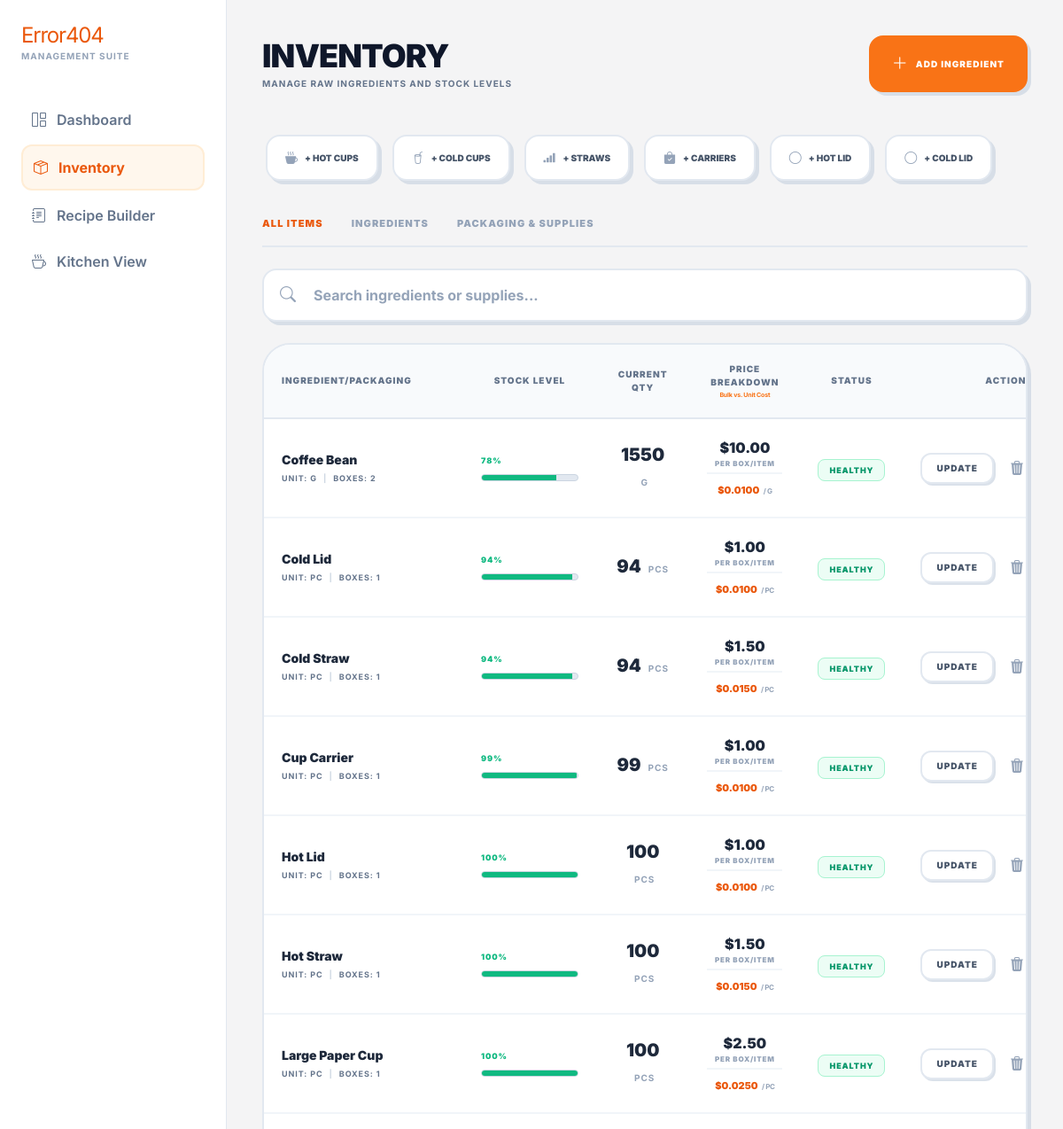
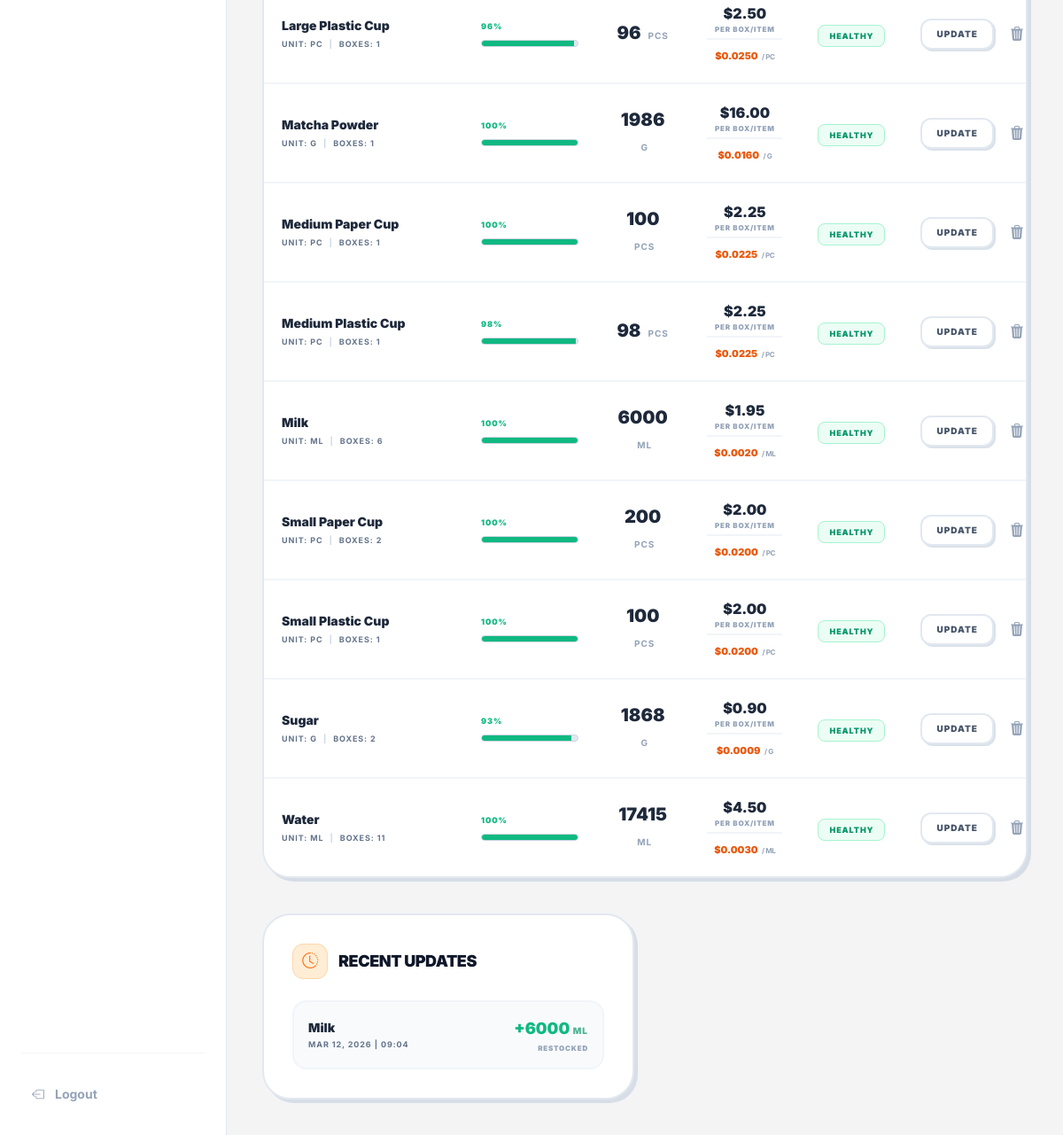
The app's page /inventory/, older data (2 pictures, top to bottom).
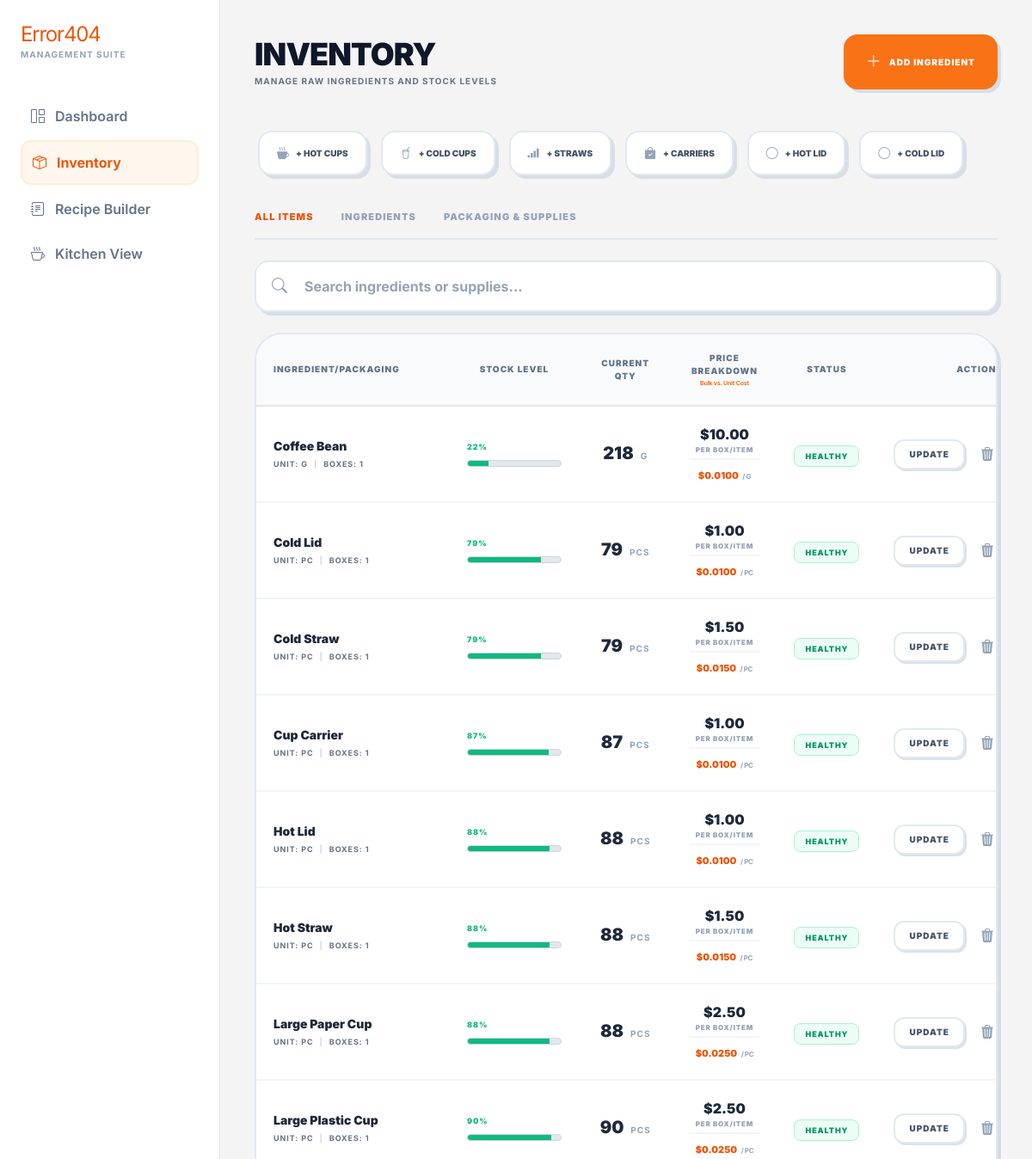
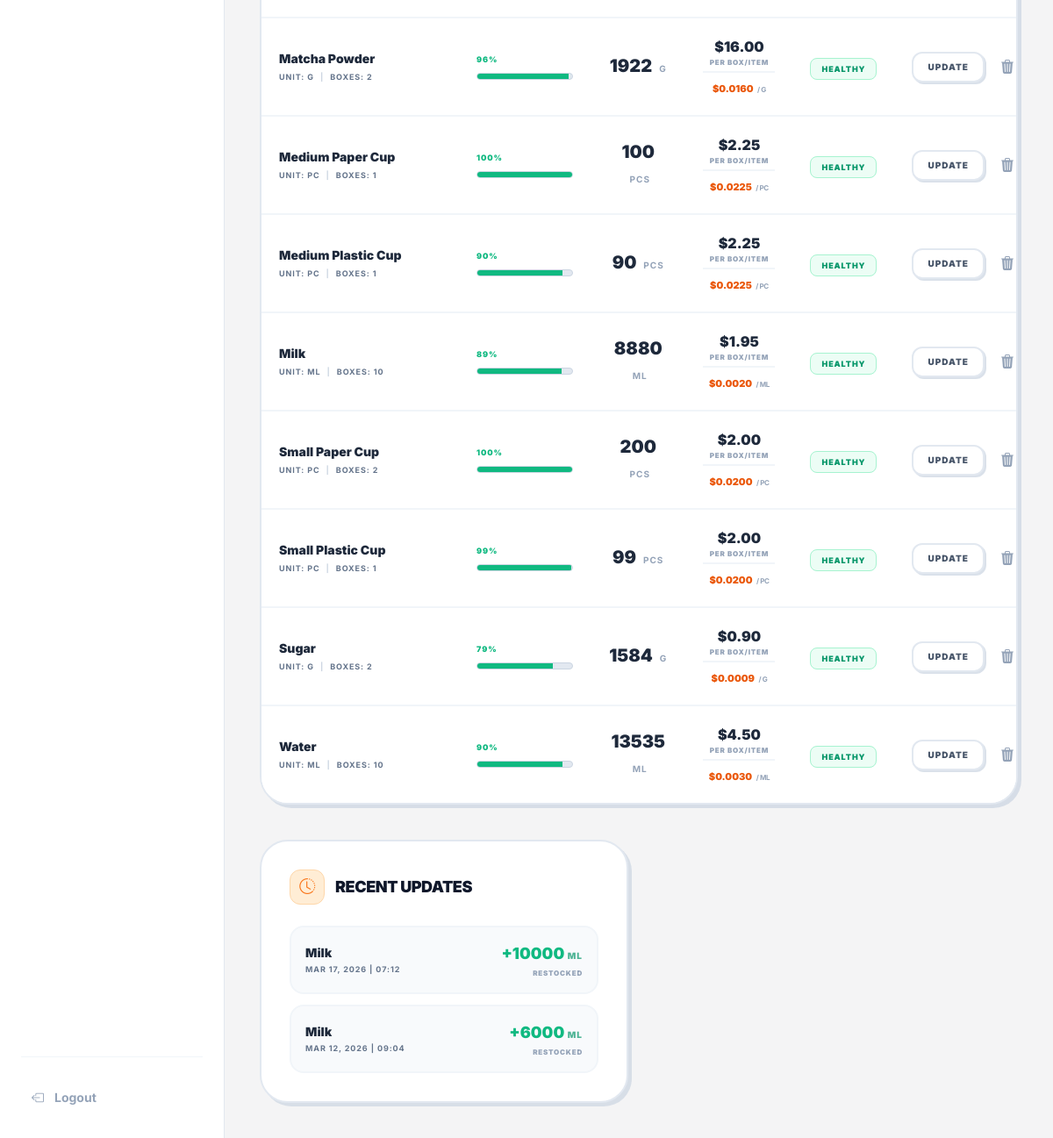
The same page, newer data (2 pictures, top to bottom).
### sales/models.py (models this page shows, shortened)
class Ingredient(models.Model):
    PACKAGING_CHOICES = (
        ('HOT_CUP', 'Hot Cup'),
        ('COLD_CUP', 'Cold Cup'),
        ('HOT_STRAW', 'Hot Straw'),
        ('COLD_STRAW', 'Cold/Frappe Straw'),
        ('CARRIER', 'Plastic Carrier'),
        ('HOT_LID', 'Hot Lid'),
        ('COLD_LID', 'Cold Lid'),
        ('NONE', 'None'),
    )
    name = models.CharField(max_length=100)
    stock_quantity = models.DecimalField(max_digits=10, decimal_places=2, default=0.00)
    initial_stock_per_item = models.DecimalField(max_digits=10, decimal_places=2, default=0.00)
    items_count = models.IntegerField(default=1)
    max_stock = models.DecimalField(max_digits=10, decimal_places=2, default=1000.00)
    unit = models.CharField(max_length=10)
    unit_cost = models.DecimalField(max_digits=10, decimal_places=5, default=0.00)
    last_purchase_price = models.DecimalField(max_digits=10, decimal_places=2, default=0)
    is_packaging = models.BooleanField(default=False)
    packaging_type = models.CharField(max_length=20, choices=PACKAGING_CHOICES, default='NONE')
    @property
    def stock_percent(self):
        capacity_from_boxes = self.initial_stock_per_item * self.items_count
        total_capacity = capacity_from_boxes if capacity_from_boxes > 0 else self.max_stock
        if total_capacity > 0:
            percentage = (self.stock_quantity / total_capacity) * 100
            return float(min(percentage, 100))
        return 0
    @property
    def is_low_stock(self):
        return self.stock_percent < 20

class StockHistory(models.Model):
    ingredient = models.ForeignKey(Ingredient, on_delete=models.CASCADE, related_name='history')
    amount_added = models.DecimalField(max_digits=10, decimal_places=2)
    created_at = models.DateTimeField(auto_now_add=True)
    class Meta:
        ordering = ['-created_at'] # Shows newest updates first

### sales/views.py (the view, shortened to what this page needs)
# urls.py: path('inventory/', views.inventory_list, name='inventory_list'),
def inventory_list(request):
    ingredients = Ingredient.objects.all().order_by('name')
    recent_history = StockHistory.objects.order_by('-created_at')[:10]
    return render(request, 'inventory.html', {
        'ingredients': ingredients,
        'recent_history': recent_history
    })

### sales/templates/inventory.html (shortened to what the changed rows need)
<!DOCTYPE html>
<html lang="en">
<head>
    <script src="https://cdn.tailwindcss.com"></script>
    <link rel="stylesheet" href="https://cdn.jsdelivr.net/npm/bootstrap-icons@1.11.1/font/bootstrap-icons.css">
</head>
<body class="bg-[#F4F4F5] text-slate-800 flex flex-col md:flex-row min-h-screen">
    <aside id="sidebar" class="fixed inset-y-0 left-0 w-64 shrink-0 bg-white border-r border-slate-200 p-6 flex flex-col transform -translate-x-full md:translate-x-0 transition-transform duration-300 ease-in-out z-[150] md:sticky md:top-0 md:h-screen">
        <div class="mb-10">
            <h1 class="text-2xl font-800 tracking-tighter text-orange-600">Error404</h1>
        </div>
    </aside>
    <main class="flex-1 w-full p-4 md:p-8 lg:p-10 overflow-y-auto overflow-x-hidden custom-scrollbar max-w-[1600px] mx-auto min-w-0">
        <header class="mb-8 md:mb-10 flex flex-col md:flex-row justify-between items-start md:items-center gap-4">
            <div>
                <h1 class="text-3xl md:text-4xl font-black tracking-tight text-slate-900 uppercase">Inventory</h1>
            </div>
        </header>
        <div class="bg-white rounded-[2rem] border-2 border-slate-200 bento-card overflow-hidden mb-10">
            <div class="overflow-x-auto custom-scrollbar">
                <table class="w-full text-left border-collapse min-w-[900px]">
                    <thead>
                        <tr class="border-b-2 border-slate-200 bg-slate-50">
                            <th class="p-5 font-black text-[10px] uppercase tracking-widest text-slate-500 w-1/4">Ingredient/Packaging</th>
                            <th class="p-5 font-black text-[10px] uppercase tracking-widest text-slate-500 text-center">Stock Level</th>
                            <th class="p-5 font-black text-[10px] uppercase tracking-widest text-slate-500 text-center">Current Qty</th>
                            <th class="p-5 font-black text-[10px] uppercase tracking-widest text-slate-500 text-center">
                                Price Breakdown
                                <span class="block text-[7px] text-orange-500 font-bold normal-case tracking-tight mt-0.5">Bulk vs. Unit Cost</span>
                            </th>
                            <th class="p-5 font-black text-[10px] uppercase tracking-widest text-slate-500 text-center">Status</th>
                            <th class="p-5 pr-8 font-black text-[10px] uppercase tracking-widest text-slate-500 text-right">Actions</th>
                        </tr>
                    </thead>
                    <tbody class="divide-y-2 divide-slate-100">
                        {% for ing in ingredients %}
                        <tr class="hover:bg-slate-50 transition group inventory-row bg-white"
                            data-is-packaging="{% if ing.packaging_type != 'NONE' %}true{% else %}false{% endif %}">
                            <td class="p-5">
                                <p class="font-black text-slate-800 text-sm group-hover:text-orange-600 transition">{{ ing.name }}</p>
                                <p class="text-[9px] text-slate-500 uppercase tracking-widest mt-1 font-bold">
                                    Unit: {% if ing.packaging_type != 'NONE' %}pc{% else %}{{ ing.unit }}{% endif %} <span class="text-slate-300 mx-1">|</span> Boxes: {{ ing.items_count }}
                                </p>
                            </td>
                            <td class="p-5 min-w-[150px]">
                                <div class="flex flex-col gap-2">
                                    <div class="flex justify-between items-center text-[9px] font-black uppercase tracking-widest">
                                        <span class="{% if ing.is_low_stock %}text-red-500{% else %}text-emerald-500{% endif %}">{{ ing.stock_percent|floatformat:0 }}%</span>
                                    </div>
                                    <div class="w-full bg-slate-200 h-2 rounded-full overflow-hidden border border-slate-300">
                                        <div class="h-full transition-all duration-500 {% if ing.is_low_stock %}bg-red-500{% else %}bg-emerald-500{% endif %}"
                                            style="width: {{ ing.stock_percent }}%"></div>
                                    </div>
                                </div>
                            </td>
                            <td class="p-5 font-black text-xl text-slate-800 text-center">
                                {{ ing.stock_quantity|floatformat:0 }}
                                <span class="text-[10px] text-slate-400 ml-1 font-bold uppercase tracking-widest">
                                    {% if ing.packaging_type != 'NONE' %}pcs{% else %}{{ ing.unit }}{% endif %}
                                </span>
                            </td>
                            <td class="p-5 text-center">
                                <div class="flex flex-col">
                                    <span class="text-slate-800 font-black">${{ ing.last_purchase_price|floatformat:2 }}</span>
                                    <span class="text-[8px] text-slate-400 uppercase font-black tracking-widest mb-1">Per Box/Item</span>
                                    <div class="pt-1 border-t-2 border-slate-100">
                                        <span class="text-orange-600 font-black text-[11px]">${{ ing.unit_cost|floatformat:4 }}</span>
                                        <span class="text-[8px] text-slate-400 uppercase font-bold tracking-tighter">/ {% if ing.packaging_type != 'NONE' %}pc{% else %}{{ ing.unit }}{% endif %}</span>
                                    </div>
                                </div>
                            </td>
                            <td class="p-5 text-center">
                                {% if ing.is_low_stock %}
                                    <span class="px-3 py-1.5 rounded-lg text-[9px] font-black uppercase tracking-widest bg-red-50 text-red-600 border border-red-200">LOW STOCK</span>
                                {% else %}
                                    <span class="px-3 py-1.5 rounded-lg text-[9px] font-black uppercase tracking-widest bg-emerald-50 text-emerald-600 border border-emerald-200">HEALTHY</span>
                                {% endif %}
                            </td>
                            <td class="p-5 text-right pr-8">
                                <div class="flex justify-end items-center gap-2">
                                    <button type="button"
                                            onclick="openUpdateModal('{{ ing.id }}', '{{ ing.name|escapejs }}', '{{ ing.items_count }}', '{{ ing.initial_stock_per_item }}')"
                                            class="bg-white border-2 border-slate-200 text-slate-600 hover:text-orange-600 hover:border-orange-300 hover:bg-orange-50 px-4 py-2 rounded-xl text-[10px] font-black transition uppercase tracking-widest shadow-[2px_2px_0px_0px_rgba(203,213,225,0.7)] hover:shadow-[2px_2px_0px_0px_rgba(249,115,22,0.3)] active:translate-y-[1px]">
                                        Update
                                    </button>
                                    <button type="button" onclick="openDeleteModal('{{ ing.id }}', '{{ ing.name|escapejs }}')" class="w-9 h-9 flex items-center justify-center text-slate-400 hover:text-red-600 hover:bg-red-50 transition border-2 border-transparent hover:border-red-200 rounded-xl">
                                        <i class="bi bi-trash3-fill"></i>
                                    </button>
                                </div>
                            </td>
                        </tr>
                        {% endfor %}
                    </tbody>
                </table>
            </div>
        </div>
        <div class="grid grid-cols-1 lg:grid-cols-2 gap-6">
            <div class="bg-white rounded-[2rem] border-2 border-slate-200 bento-card p-6 md:p-8">
                <div class="space-y-3">
                    {% for log in recent_history|slice:":5" %}
                    <div class="flex justify-between items-center p-4 bg-slate-50 rounded-2xl border-2 border-slate-100 hover:border-slate-300 transition">
                        <div>
                            <p class="font-black text-slate-800 text-sm">{{ log.ingredient.name }}</p>
                            <p class="text-[9px] font-bold tracking-widest uppercase text-slate-500 mt-0.5">{{ log.created_at|date:"M d, Y | H:i" }}</p>
                        </div>
                        <div class="text-right">
                            <span class="text-emerald-500 font-black text-lg">+{{ log.amount_added|floatformat:0 }} <span class="text-[10px] uppercase tracking-widest text-emerald-600/70">{{ log.ingredient.unit }}</span></span>
                            <p class="text-[8px] uppercase font-black text-slate-400 tracking-widest block">Restocked</p>
                        </div>
                    </div>
                    {% empty %}
                    <p class="text-slate-500 font-semibold text-center py-6 border-2 border-dashed border-slate-200 rounded-2xl">No recent stock movements.</p>
                    {% endfor %}
                </div>
            </div>
        </div>
    </main>
</body>
</html>

Row changes from the older to the newer data that the page shows:
changed Ingredient "Coffee Bean": items_count "2" → "1"; stock_percent "78" → "22"; stock_quantity "1550" → "218"
changed Ingredient "Cold Lid": stock_percent "94" → "79"; stock_quantity "94" → "79"
changed Ingredient "Cold Straw": stock_percent "94" → "79"; stock_quantity "94" → "79"
changed Ingredient "Cup Carrier": stock_percent "99" → "87"; stock_quantity "99" → "87"
changed Ingredient "Hot Lid": stock_percent "100" → "88"; stock_quantity "100" → "88"
changed Ingredient "Hot Straw": stock_percent "100" → "88"; stock_quantity "100" → "88"
changed Ingredient "Large Paper Cup": stock_percent "100" → "88"; stock_quantity "100" → "88"
changed Ingredient "Large Plastic Cup": stock_percent "96" → "90"; stock_quantity "96" → "90"
changed Ingredient "Matcha Powder": items_count "1" → "2"; stock_percent "100" → "96"; stock_quantity "1986" → "1922"
changed Ingredient "Medium Plastic Cup": stock_percent "98" → "90"; stock_quantity "98" → "90"
changed Ingredient "Milk": items_count "6" → "10"; stock_percent "100" → "89"; stock_quantity "6000" → "8880"
changed Ingredient "Small Plastic Cup": stock_percent "100" → "99"; stock_quantity "100" → "99"
changed Ingredient "Sugar": stock_percent "93" → "79"; stock_quantity "1868" → "1584"
changed Ingredient "Water": items_count "11" → "10"; stock_percent "100" → "90"; stock_quantity "17415" → "13535"
added StockHistory: ingredient.name "Milk", created_at|H "MAR 17, 2026 | 07:12", amount_added "10000", ingredient.unit "ML"
